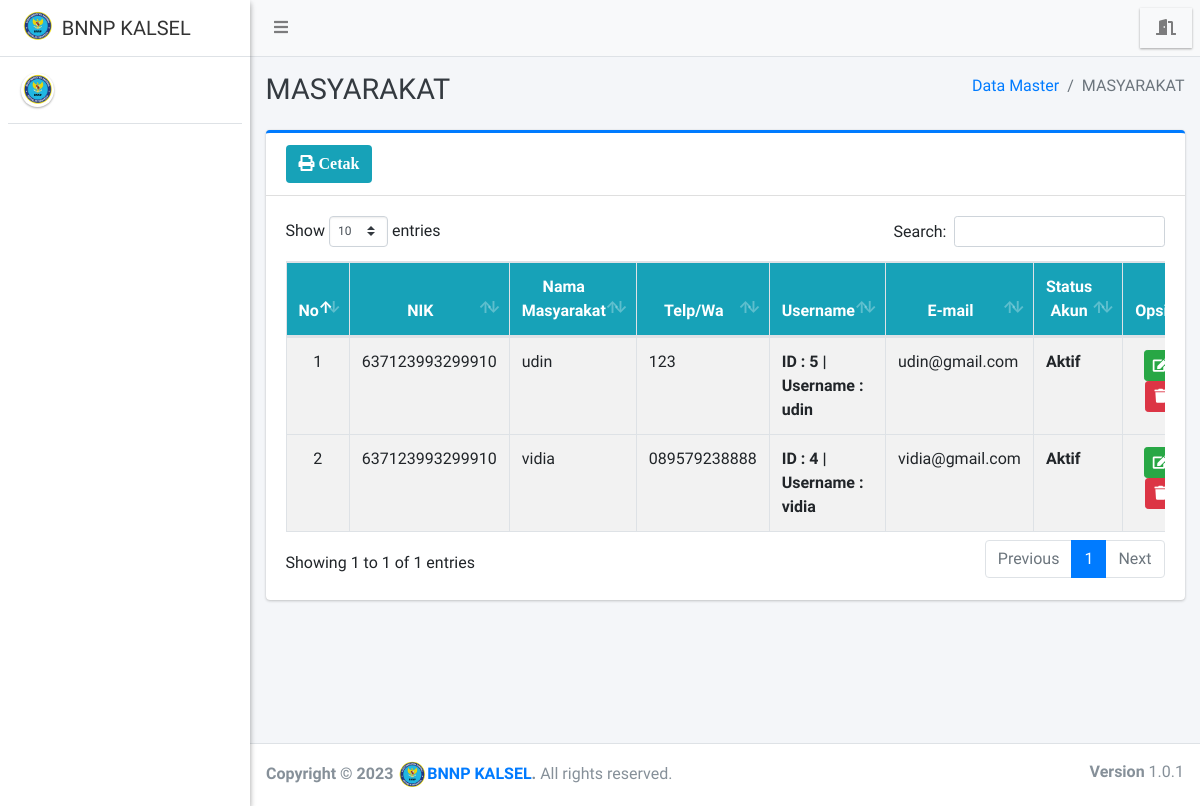
Before: /admin/masyarakat/index.php with the older database file.
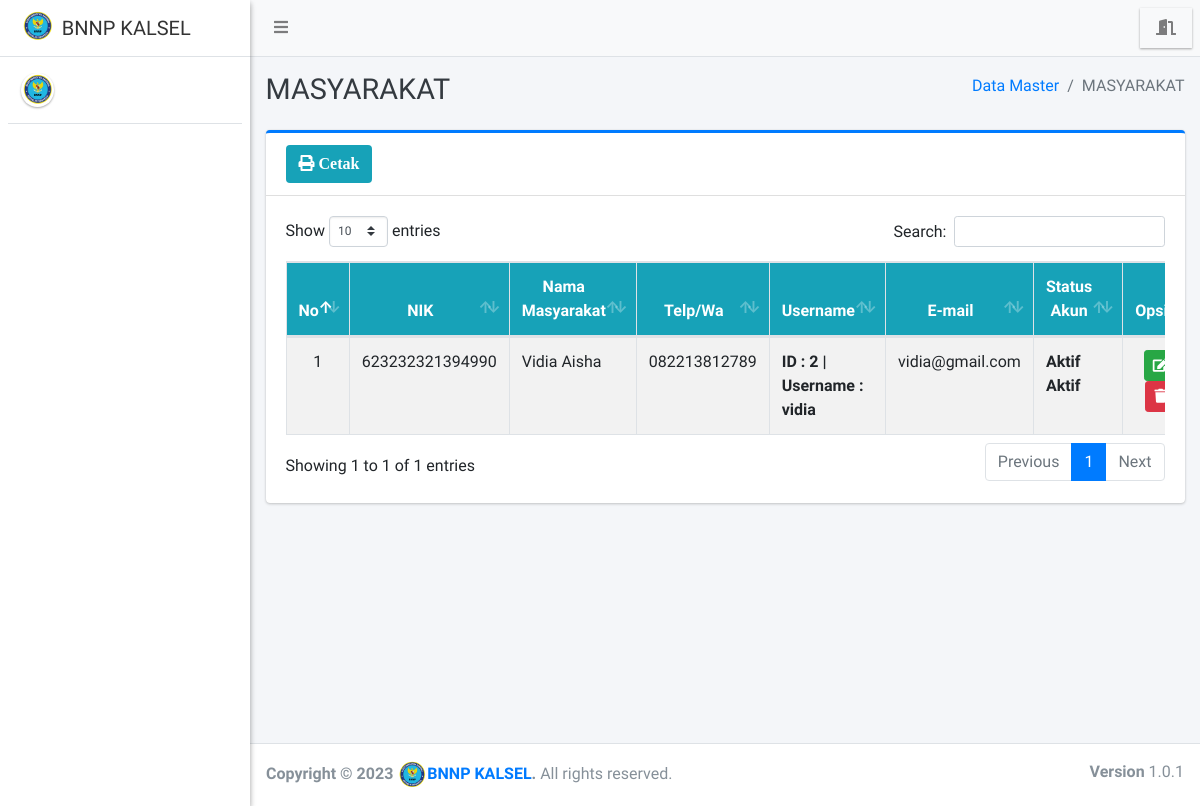
After: the same page with the newer database file.
### tables this page shows
CREATE TABLE `masyarakat` (
  `id_masyarakat` int(11) NOT NULL,
  `id_user` int(11) DEFAULT NULL,
  `nama_masyarakat` varchar(255) DEFAULT NULL,
  `nik` varchar(150) DEFAULT NULL,
  `email` varchar(255) DEFAULT NULL,
  `jk` varchar(11) DEFAULT NULL,
  `alamat` text,
  `pekerjaan` varchar(150) DEFAULT NULL,
  `no_wa` varchar(25) DEFAULT NULL,
  `status` varchar(20) DEFAULT NULL
);

CREATE TABLE `user` (
  `id_user` int(11) NOT NULL,
  `username` varchar(50) NOT NULL,
  `password` varchar(100) NOT NULL,
  `role` varchar(20) NOT NULL
);

### config/config.php (called while the page is built, shortened)
<?php
	function base_url($url = null){
		$base_url = "http://localhost:8888/bnn";
		if ($url != null) {
			return $base_url."/".$url;
		}else{
			return $base_url;
		}
	}
 ?>

### admin/masyarakat/index.php (the view, shortened to what this page needs)
<?php
require '../../config/config.php';
require '../../config/koneksi.php';
?>
<!DOCTYPE html>
<html>
<?php
include '../../templates/head.php';
?>
<body class="hold-transition sidebar-mini layout-fixed">
    <div class="wrapper">
        <?php
        include '../../templates/navbar.php';
        ?>
        <?php
        include '../../templates/sidebar.php';
        ?>
        <div class="content-wrapper">
            <div class="content-header">
                <div class="container-fluid">
                    <div class="row mb-2">
                        <div class="col-sm-6">
                            <h1 class="m-0 text-dark">MASYARAKAT</h1>
                        </div>
                        <div class="col-sm-6">
                            <ol class="breadcrumb float-sm-right">
                                <li class="breadcrumb-item"><a href="#">Data Master</a></li>
                                <li class="breadcrumb-item active">MASYARAKAT</li>
                            </ol>
                        </div>
                    </div>
                </div>
            </div>
            <section class="content">
                <div class="container-fluid">
                    <div class="row">
                        <div class="col-12">
                            <div class="card card-primary card-outline">
                                <div class="card-header">
                                    <a href="print" target="blank" class="btn bg-info"><i class="fa fa-print"> Cetak</i></a>
                                </div>
                                <div class="card-body">
                                    <div class="table-responsive">
                                        <table id="example1" class="table table-bordered table-striped">
                                            <thead class="bg-info">
                                                <tr align="center">
                                                    <th>No</th>
                                                    <th>NIK</th>
                                                    <th>Nama Masyarakat </th>
                                                    <th>Telp/Wa </th>
                                                    <th>Username </th>
                                                    <th>E-mail</th>
                                                    <th>Status Akun</th>
                                                    <th>Opsi</th>
                                                </tr>
                                            </thead>
                                            <?php
                                            $no = 1;
                                            $data = $koneksi->query("SELECT * FROM masyarakat AS p
                                            LEFT JOIN user AS u ON p.id_user = u.id_user
                                            ORDER BY p.id_masyarakat DESC");
                                            while ($row = $data->fetch_array()) {
                                            ?>
                                                <tbody style="background-color: white">
                                                    <tr>
                                                        <td align="center"><?= $no++ ?></td>
                                                        <td><?= $row['nik'] ?></td>
                                                        <td><?= $row['nama_masyarakat'] ?><br></td>
                                                        <td><?= $row['no_wa'] ?></td>
                                                        <td><b>ID : <?= $row['id_user'] ?> | Username : <?= $row['username'] ?></b></td>
                                                        <td><?= $row['email'] ?></td>
                                                        <td><b><?= $row['status'] ?></b></td>
                                                        <td align="center">
                                                            <a href="edit?id=<?= $row['id_masyarakat'] ?>" class="btn btn-success btn-sm" title="Edit"><i class="fa fa-edit"></i></a>
                                                            <a href="hapus?id=<?= $row['id_masyarakat'] ?>" class="btn btn-danger btn-sm alert-hapus" title="Hapus"><i class="fa fa-trash"></i></a>
                                                        </td>
                                                    </tr>
                                                </tbody>
                                            <?php } ?>
                                        </table>
                                    </div>
                                </div>
                            </div>
                        </div>
                    </div>
                </div>
            </section>
        </div>
        <?php include_once "../../templates/footer.php"; ?>
    </div>
</body>
</html>

### templates/head.php (shortened to what this page needs)
<head>
  <link rel="stylesheet" href="<?= base_url() ?>/assets/plugins/fontawesome-free/css/all.min.css">
  <link rel="stylesheet" href="https://code.ionicframework.com/ionicons/2.0.1/css/ionicons.min.css">
  <link rel="stylesheet" href="<?= base_url() ?>/assets/plugins/datatables-bs4/css/dataTables.bootstrap4.css">
  <link rel="stylesheet" href="<?= base_url() ?>/assets/plugins/ekko-lightbox/ekko-lightbox.css">
  <link rel="stylesheet" href="<?= base_url() ?>/assets/plugins/bootstrap-fileupload/bootstrap-fileupload.min.css">
  <link rel="stylesheet" href="<?= base_url() ?>/assets/plugins/tempusdominus-bootstrap-4/css/tempusdominus-bootstrap-4.min.css">
  <link rel="stylesheet" href="<?= base_url() ?>/assets/plugins/select2/css/select2.min.css">
  <link rel="stylesheet" href="<?= base_url() ?>/assets/plugins/select2-bootstrap4-theme/select2-bootstrap4.min.css">
  <link rel="stylesheet" href="<?= base_url() ?>/assets/plugins/icheck-bootstrap/icheck-bootstrap.min.css">
  <link rel="stylesheet" href="<?= base_url() ?>/assets/plugins/jqvmap/jqvmap.min.css">
  <link rel="stylesheet" href="<?= base_url() ?>/assets/dist/css/adminlte.min.css">
  <link rel="stylesheet" href="<?= base_url() ?>/assets/plugins/overlayScrollbars/css/OverlayScrollbars.min.css">
  <link rel="stylesheet" href="<?= base_url() ?>/assets/plugins/daterangepicker/daterangepicker.css">
  <link rel="stylesheet" href="<?= base_url() ?>/assets/plugins/summernote/summernote-bs4.css">
  <link rel="stylesheet" href="<?= base_url() ?>/assets/plugins/bootstrap-fileupload/bootstrap-fileupload.min.css">
  <link rel="stylesheet" href="<?= base_url() ?>/assets/alert/sweetalert.css">
</head>

### templates/navbar.php
<nav class="main-header navbar navbar-expand navbar-light navbar-light">
  <ul class="navbar-nav">
    <li class="nav-item">
      <a class="nav-link" data-widget="pushmenu" href="#"><i class="fas fa-bars"></i></a>
    </li>
  </ul>
  <ul class="navbar-nav ml-auto">
    <li class="nav-item dropdown img-square elevation-1">
      <a class="nav-link alert-logout" href="<?= base_url('logout') ?>">
        <i class="fas fa-door-open"></i>
      </a>
    </li>
  </ul>
</nav>

### templates/sidebar.php (shortened to what this page needs)
<aside class="main-sidebar sidebar-light elevation-2">
  <a href="#" class="brand-link">
    <img src="<?= base_url() ?>/assets/dist/img/bnn.png" style="width: px;" alt="#" class="brand-image" style="opacity: .8">
    <span class="font-weight-light"><b>BNNP KALSEL</b></span>
  </a>
  <div class="sidebar">
    <div class="user-panel mt-3 pb-3 d-flex">
      <div class="image">
        <img src="<?= base_url() ?>/assets/dist/img/bnn.png" class="img-circle elevation-1" alt="User Image">
      </div>
      <div class="info">
      </div>
    </div>
  </div>
</aside>

### templates/footer.php
<footer class="main-footer">
  <strong>Copyright &copy; <?= date('Y') ?> <img src="<?= base_url() ?>/assets/dist/img/bnn.png" style="width: 30px;" alt="#" class="brand-image" style="opacity: .8"><a href="#">BNNP KALSEL</a>.</strong>
  All rights reserved.
  <div class="float-right d-none d-sm-inline-block">
    <b>Version</b> 1.0.1
  </div>
</footer>

Changed rows visible on the page:
removed masyarakat: nik "637123993299910", nama_masyarakat "udin", no_wa "123", id_user.id_user "5", id_user.username "udin", email "udin@gmail.com", status "Aktif"
removed masyarakat: nik "637123993299910", nama_masyarakat "vidia", no_wa "089579238888", id_user.id_user "4", id_user.username "vidia", email "vidia@gmail.com", status "Aktif"
added masyarakat: nik "623232321394990", nama_masyarakat "Vidia Aisha", no_wa "082213812789", id_user.id_user "2", id_user.username "vidia", email "vidia@gmail.com", status "Aktif Aktif"
